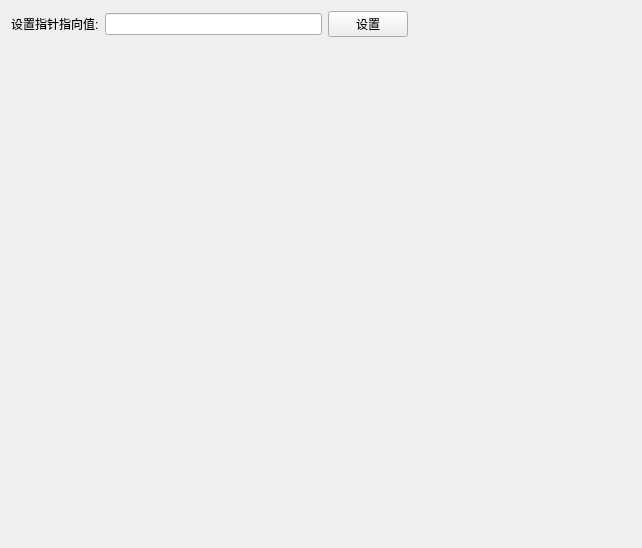
<?xml version="1.0" encoding="UTF-8"?>
<ui version="4.0">
 <class>meterGui</class>
 <widget class="QWidget" name="meterGui">
  <property name="geometry">
   <rect>
    <x>0</x>
    <y>0</y>
    <width>642</width>
    <height>548</height>
   </rect>
  </property>
  <property name="windowTitle">
   <string>Form</string>
  </property>
  <layout class="QGridLayout" name="gridLayout">
   <item row="0" column="0">
    <widget class="QLabel" name="lblTip">
     <property name="text">
      <string>设置指针指向值:</string>
     </property>
    </widget>
   </item>
   <item row="0" column="1">
    <widget class="QLineEdit" name="lineEditSetValue"/>
   </item>
   <item row="0" column="2">
    <widget class="QPushButton" name="btnSetValue">
     <property name="text">
      <string>设置</string>
     </property>
    </widget>
   </item>
   <item row="0" column="3">
    <spacer name="horizontalSpacer">
     <property name="orientation">
      <enum>Qt::Horizontal</enum>
     </property>
     <property name="sizeHint" stdset="0">
      <size>
       <width>194</width>
       <height>20</height>
      </size>
     </property>
    </spacer>
   </item>
   <item row="1" column="0" colspan="4">
    <widget class="QWidget" name="widget" native="true"/>
   </item>
  </layout>
 </widget>
 <resources/>
 <connections/>
</ui>
